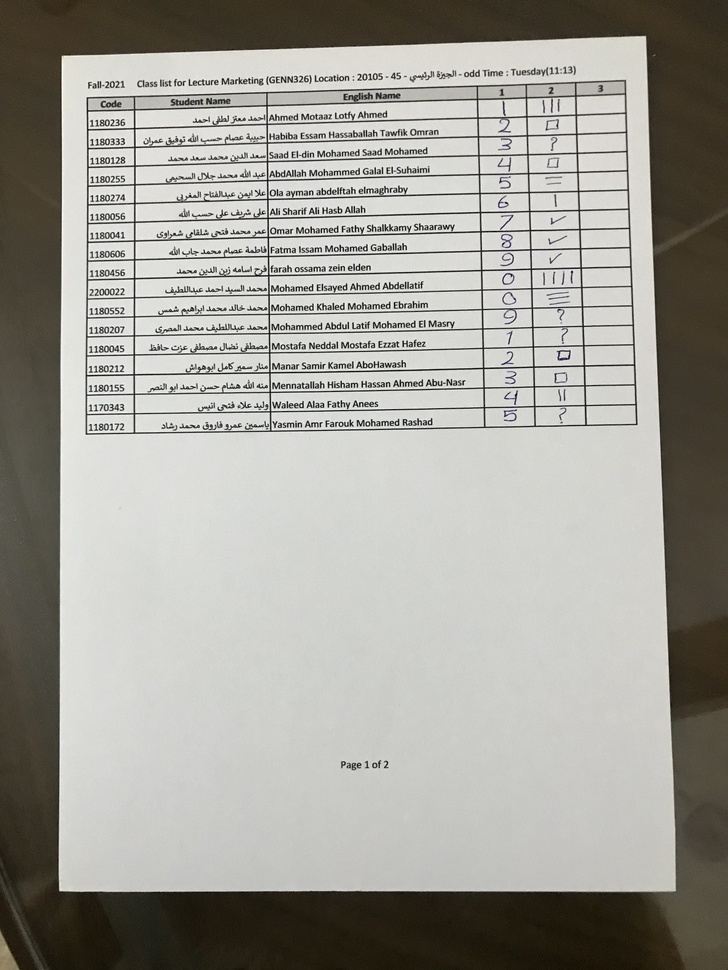
#> input picture DetectTable/1.jpg, 728 x 970 px, shrunk from 3024 x 4030 before the run
$ jupyter execute detectTable.ipynb
#> lines starting #> are read from the running program, lines starting #| are printed output that depends on the picture; after the words box and inside, x2 and y2 are one past the last pixel; in counts of white or black regions, pixels touching at a corner belong together
# Detect Table

[cell 1]
import numpy as np
import skimage.io as io
from skimage.color import rgb2gray
import cv2 as cv

[cell 2]
im = io.imread('1.jpg')
#> im is the input picture: shape (970, 728, 3); mean R, G, B 161.2, 159.6, 152.7
if(im.shape[2] == 4):
    im = im[:,:,0:3]

im = rgb2gray(im)
#> im: shape (970, 728) float64

if(im.max() <= 1):
    im = im*255
im = im.astype(np.uint8)
io.imshow(im)

[cell 3]
def compute_otsu_criteria(im, th):
    # create the thresholded image
#> called with th = 0
    thresholded_im = np.zeros(im.shape)
    thresholded_im[im >= th] = 1

    # compute weights
    nb_pixels = im.size
    nb_pixels1 = np.count_nonzero(thresholded_im)
    weight1 = nb_pixels1 / nb_pixels
    weight0 = 1 - weight1

    # if one the classes is empty, eg all pixels are below or above the threshold, that threshold will not be considered
    # in the search for the best threshold
    if weight1 == 0 or weight0 == 0:
        return np.inf

    # find all pixels belonging to each class
    val_pixels1 = im[thresholded_im == 1]
    val_pixels0 = im[thresholded_im == 0]

    # compute variance of these classes
    var0 = np.var(val_pixels0) if len(val_pixels0) > 0 else 0
    var1 = np.var(val_pixels1) if len(val_pixels1) > 0 else 0

    return weight0 * var0 + weight1 * var1

# im = # load your image as a numpy array.
# For testing purposes, one can use for example im = np.random.randint(0,255, size = (50,50))

# testing all thresholds from 0 to the maximum of the image
threshold_range = range(np.max(im)+1)
criterias = [compute_otsu_criteria(im, th) for th in threshold_range]
#> call 3 of compute_otsu_criteria, with th = 2
#> in compute_otsu_criteria (call 3), `thresholded_im[im >= th] = 1`:
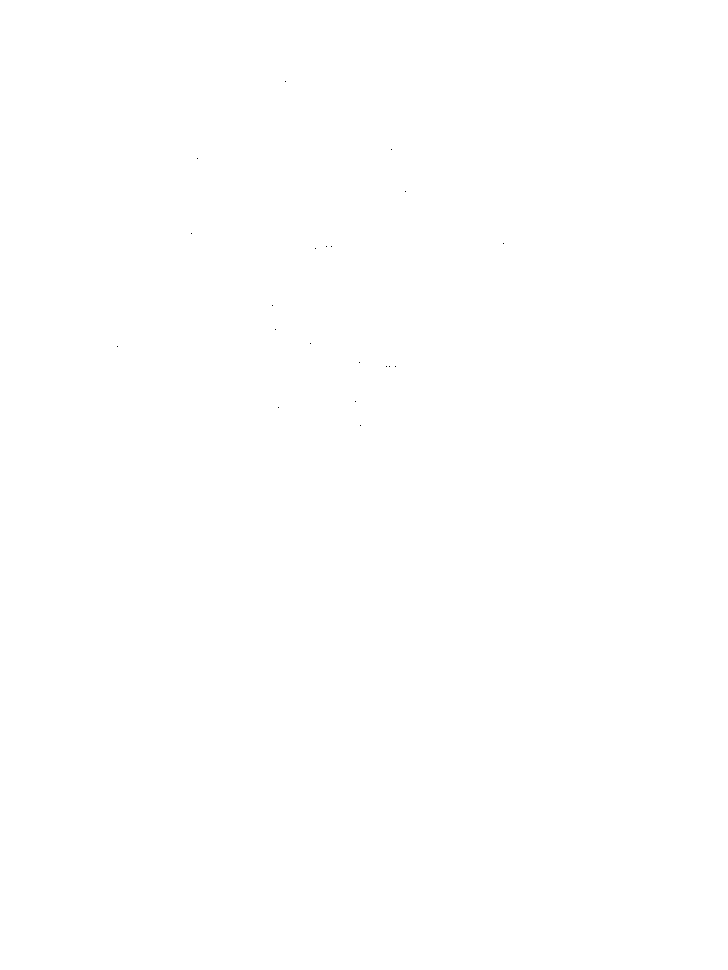
#> thresholded_im: shape (970, 728) float64; values 0 (black) and 1 (white), 100% white; black in thin lines or dots, all inside (x1, y1, x2, y2) = (117, 81, 504, 426)
#> in compute_otsu_criteria (call 3), `nb_pixels1 = np.count_nonzero(thresholded_im)`: nb_pixels1 = 706140
#> in compute_otsu_criteria (call 3), `weight0 = 1 - weight1`: weight0 = 2.83e-05
#> in compute_otsu_criteria (call 3), `val_pixels0 = im[thresholded_im == 0]`: val_pixels0 = 20 values, max 1 at index 4, min 0 at index 0, mean 0.15
#> in compute_otsu_criteria (call 3), `var0 = np.var(val_pixels0) if len(val_pixels0) > 0 else 0`: var0 = 0.128
#> in compute_otsu_criteria (call 3), `var1 = np.var(val_pixels1) if len(val_pixels1) > 0 else 0`: var1 = 5531.5
#> in compute_otsu_criteria (call 38), `thresholded_im[im >= th] = 1`:
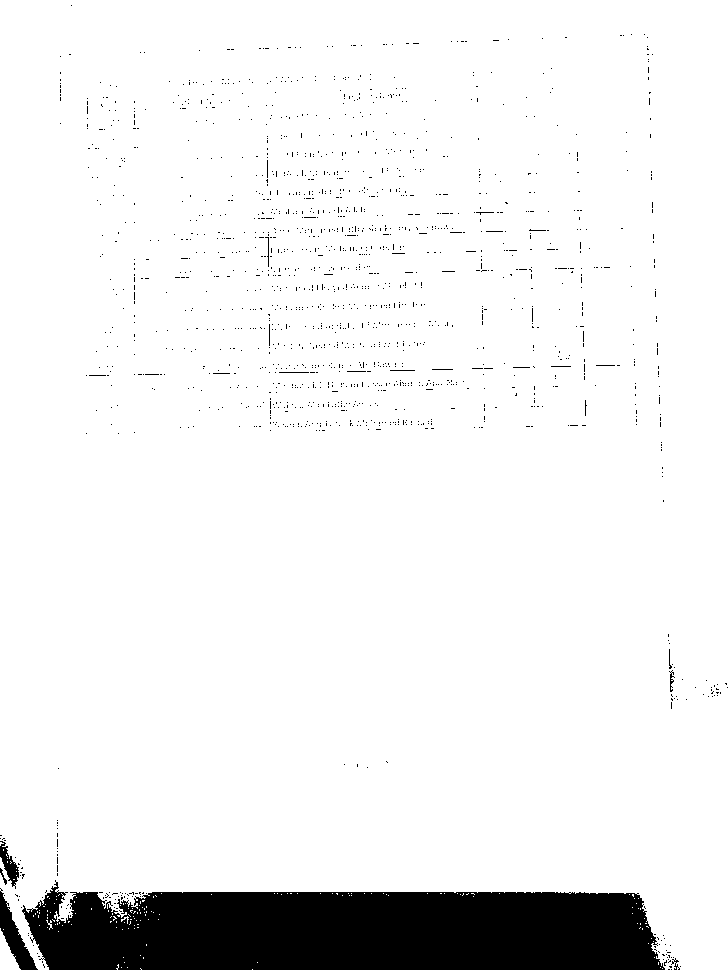
#> thresholded_im: shape (970, 728) float64; values 0 (black) and 1 (white), 92.7% white; 1617 black regions (1603 under 20 px), largest, box (x1, y1, x2, y2) and area: (22, 880, 665, 970) 46620, (0, 888, 38, 970) 1056, (0, 841, 19, 889) 375
#> in compute_otsu_criteria (call 38), `nb_pixels1 = np.count_nonzero(thresholded_im)`: nb_pixels1 = 654735
#> in compute_otsu_criteria (call 38), `weight1 = nb_pixels1 / nb_pixels`: weight1 = 0.927
#> in compute_otsu_criteria (call 38), `weight0 = 1 - weight1`: weight0 = 0.0728
#> in compute_otsu_criteria (call 38), `var0 = np.var(val_pixels0) if len(val_pixels0) > 0 else 0`: var0 = 15.07
#> in compute_otsu_criteria (call 38), `var1 = np.var(val_pixels1) if len(val_pixels1) > 0 else 0`: var1 = 4504.5
#> in compute_otsu_criteria (call 39), `thresholded_im[im >= th] = 1`:
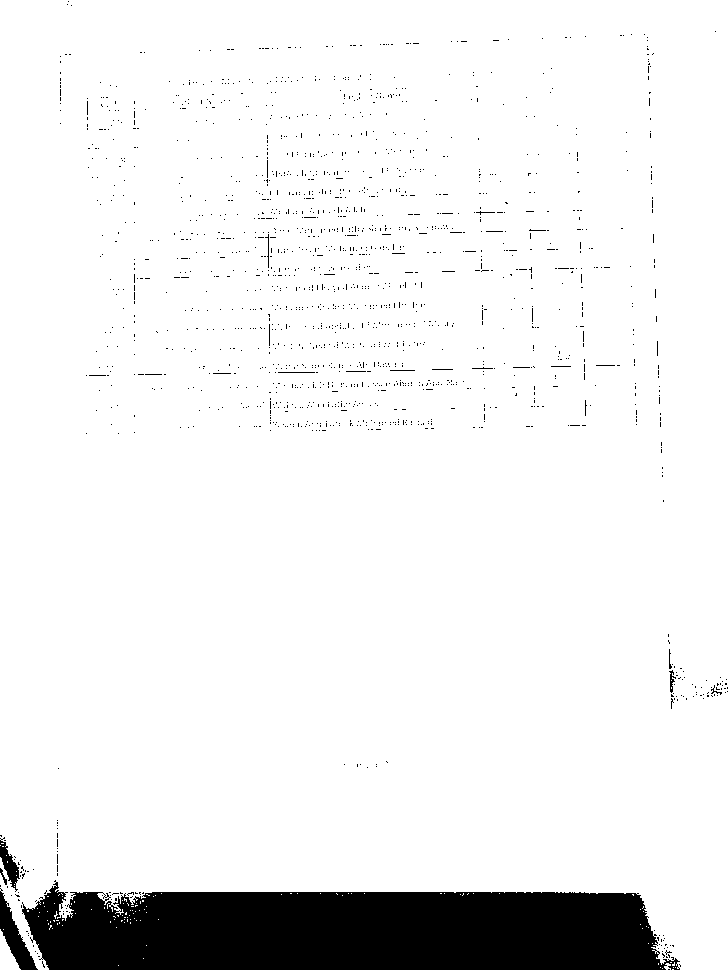
#> thresholded_im: shape (970, 728) float64; values 0 (black) and 1 (white), 92.6% white; 1696 black regions (1680 under 20 px), largest, box (x1, y1, x2, y2) and area: (22, 880, 680, 970) 47240, (0, 888, 38, 970) 1079, (0, 837, 20, 892) 432
#> in compute_otsu_criteria (call 39), `nb_pixels1 = np.count_nonzero(thresholded_im)`: nb_pixels1 = 653640
#> in compute_otsu_criteria (call 39), `weight1 = nb_pixels1 / nb_pixels`: weight1 = 0.926
#> in compute_otsu_criteria (call 39), `weight0 = 1 - weight1`: weight0 = 0.0744
#> in compute_otsu_criteria (call 39), `var0 = np.var(val_pixels0) if len(val_pixels0) > 0 else 0`: var0 = 16.57
#> in compute_otsu_criteria (call 39), `var1 = np.var(val_pixels1) if len(val_pixels1) > 0 else 0`: var1 = 4482.8
#> in compute_otsu_criteria (call 40), `thresholded_im[im >= th] = 1`:
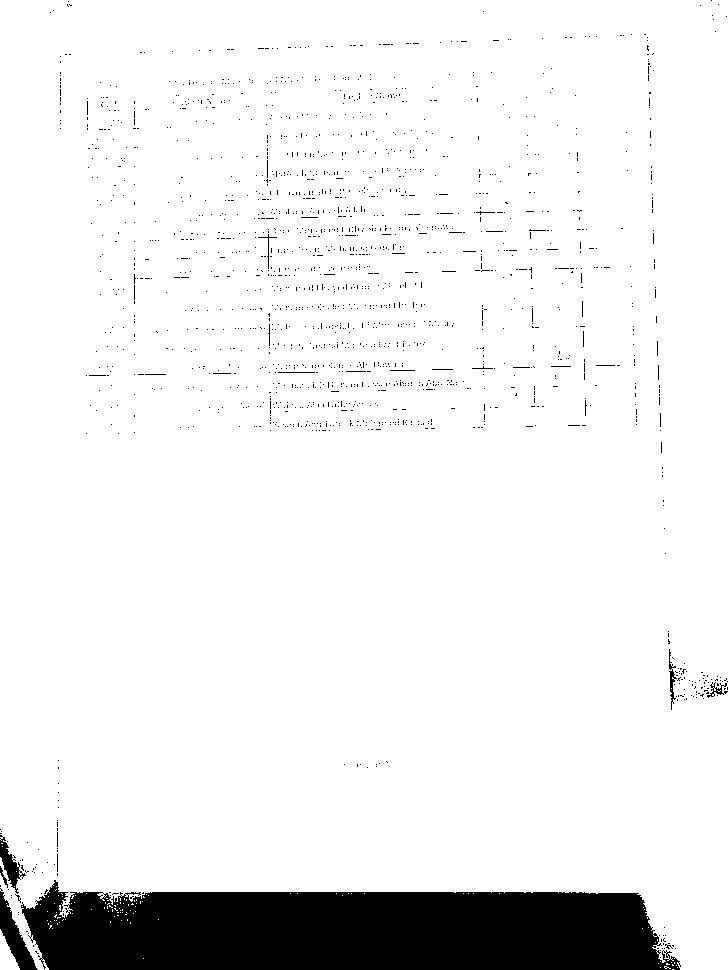
#> thresholded_im: shape (970, 728) float64; values 0 (black) and 1 (white), 92.4% white; 1779 black regions (1763 under 20 px), largest, box (x1, y1, x2, y2) and area: (21, 880, 681, 970) 47761, (0, 888, 38, 970) 1102, (0, 835, 26, 894) 509
#> in compute_otsu_criteria (call 40), `nb_pixels1 = np.count_nonzero(thresholded_im)`: nb_pixels1 = 652529
#> in compute_otsu_criteria (call 40), `weight1 = nb_pixels1 / nb_pixels`: weight1 = 0.924
#> in compute_otsu_criteria (call 40), `weight0 = 1 - weight1`: weight0 = 0.0759
#> in compute_otsu_criteria (call 40), `var0 = np.var(val_pixels0) if len(val_pixels0) > 0 else 0`: var0 = 18.35
#> in compute_otsu_criteria (call 40), `var1 = np.var(val_pixels1) if len(val_pixels1) > 0 else 0`: var1 = 4460.9
#> criterias = 256 items, first 6: inf, 5531.5, 5531.4, 5531.1, 5530.9, 5530.8

# best threshold is the one minimizing the Otsu criteria
best_threshold = threshold_range[np.argmin(criterias)]
#> best_threshold = 133

[cell 4]
im[im >= best_threshold] = 255
im[im < best_threshold] = 0
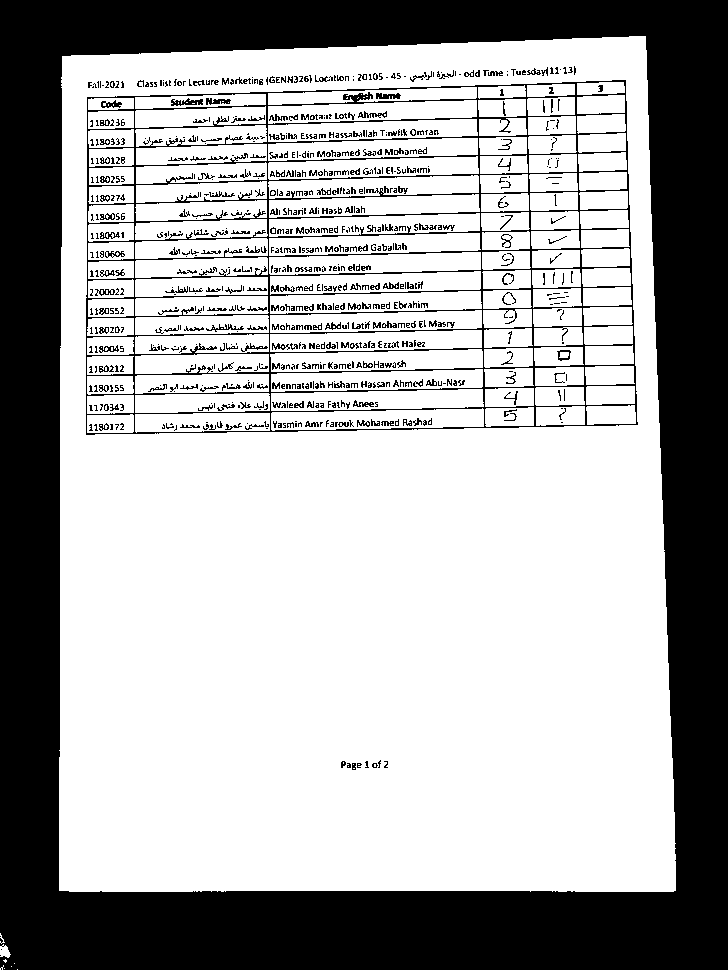
#> im: shape (970, 728); 67.1% white; 798 black regions (529 under 20 px)
io.imshow(im)

[cell 5]
contours, _ = cv.findContours(im.copy(), cv.RETR_TREE, cv.CHAIN_APPROX_SIMPLE)
#> contours = 1480 contours, 827 with area under 20; largest, box (x1, y1, x2, y2) and area: (59, 36, 676, 892) 506362, (85, 79, 639, 436) 186799, (270, 349, 483, 372) 3732, (271, 408, 484, 431) 3622, (271, 369, 483, 392) 3622
cv.drawContours(im, contours, -1, (0,255,0), 3)
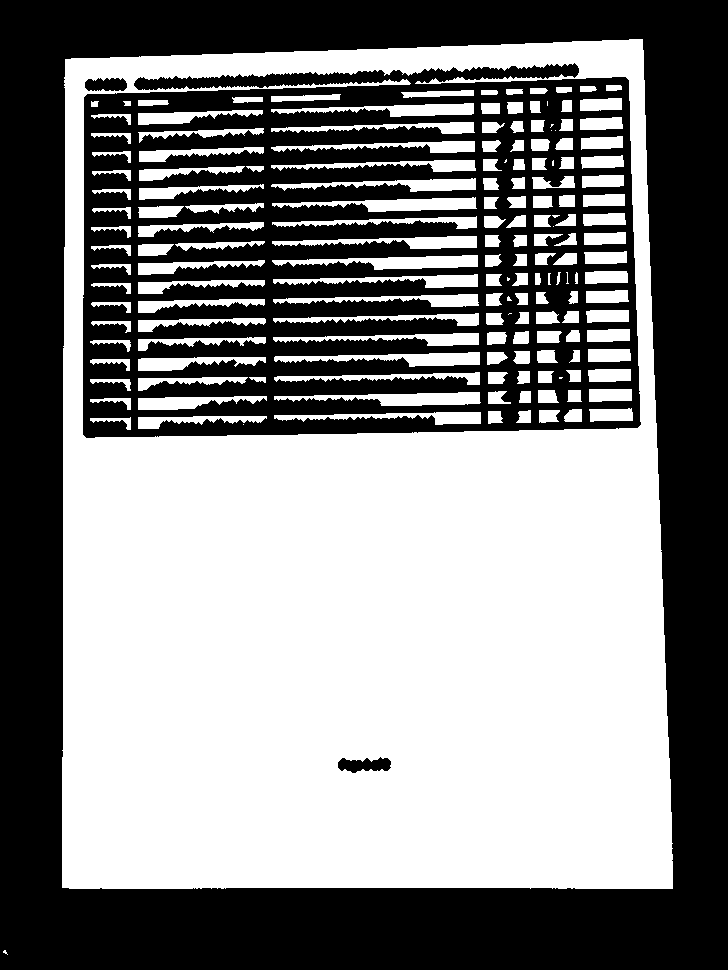
#> im: shape (970, 728); 51.5% white; 4 black regions, box (x1, y1, x2, y2) and area: (0, 0, 728, 970) 206979, (83, 63, 641, 438) 134708, (338, 757, 391, 773) 572, (85, 78, 127, 91) 461
io.imshow(im)

$ run again, with DetectTable/Nv4M5.jpg copied over DetectTable/1.jpg
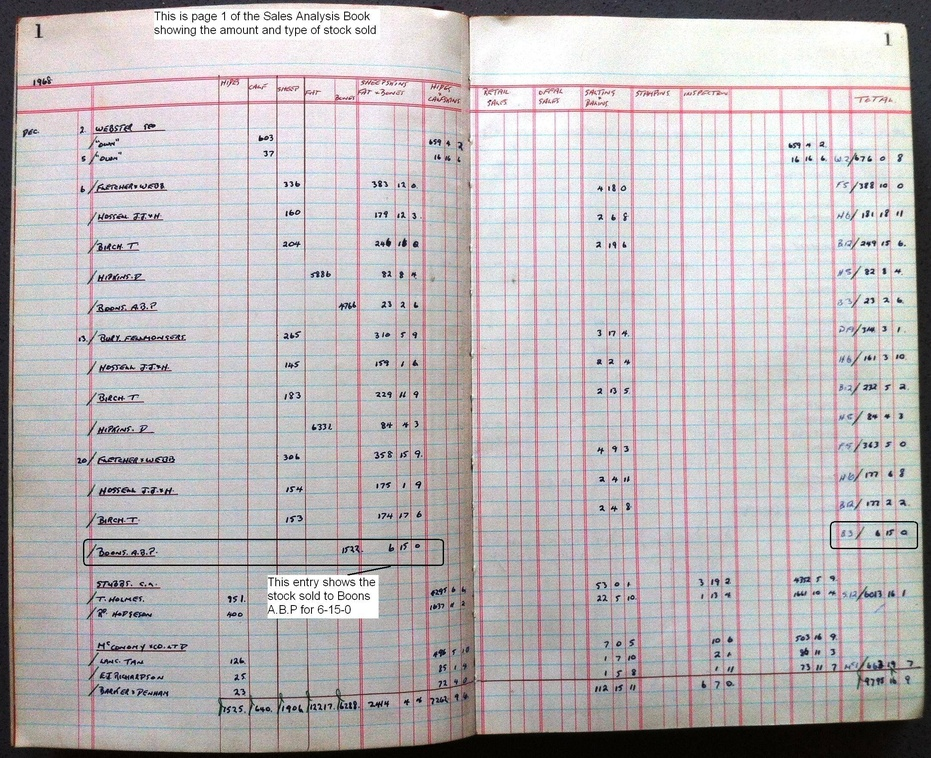
#> input picture DetectTable/Nv4M5.jpg, 931 x 758 px, shrunk from 2164 x 1760 before the run
#> im is the input picture: shape (758, 931, 3); mean R, G, B 187.2, 182.4, 184.8
#> in compute_otsu_criteria (call 5), `thresholded_im[im >= th] = 1`:
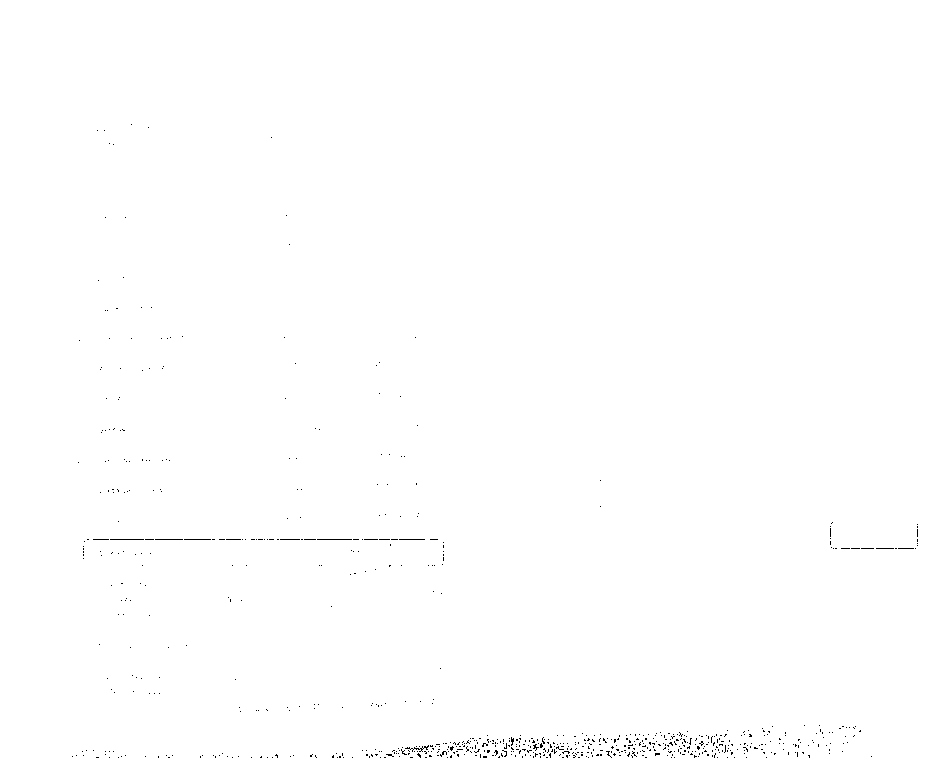
#> thresholded_im: shape (758, 931) float64; values 0 (black) and 1 (white), 99.7% white; black in thin lines or dots, all inside (x1, y1, x2, y2) = (72, 124, 918, 758)
#> nb_pixels1 = 703719
#> weight1 = 0.997
#> weight0 = 0.0028
#> val_pixels0 = 1979 values, max 3 at index 8, min 0 at index 4, mean 2.19
#> var0 = 1.09
#> var1 = 2923.8
#> criterias = 256 items, first 6: inf, 2996.8, 2985.6, 2964.8, 2915.6, 2795.9
#> best_threshold = 127
#> contours = 3138 contours, 2643 with area under 20; largest, box (x1, y1, x2, y2) and area: (9, 3, 924, 752) 613400, (590, 668, 924, 731) 15446, (82, 336, 445, 590) 11491, (84, 540, 247, 565) 3672, (278, 540, 442, 564) 3496
#> `cv.drawContours(im, contours, -1, (0,255,0), 3)`:
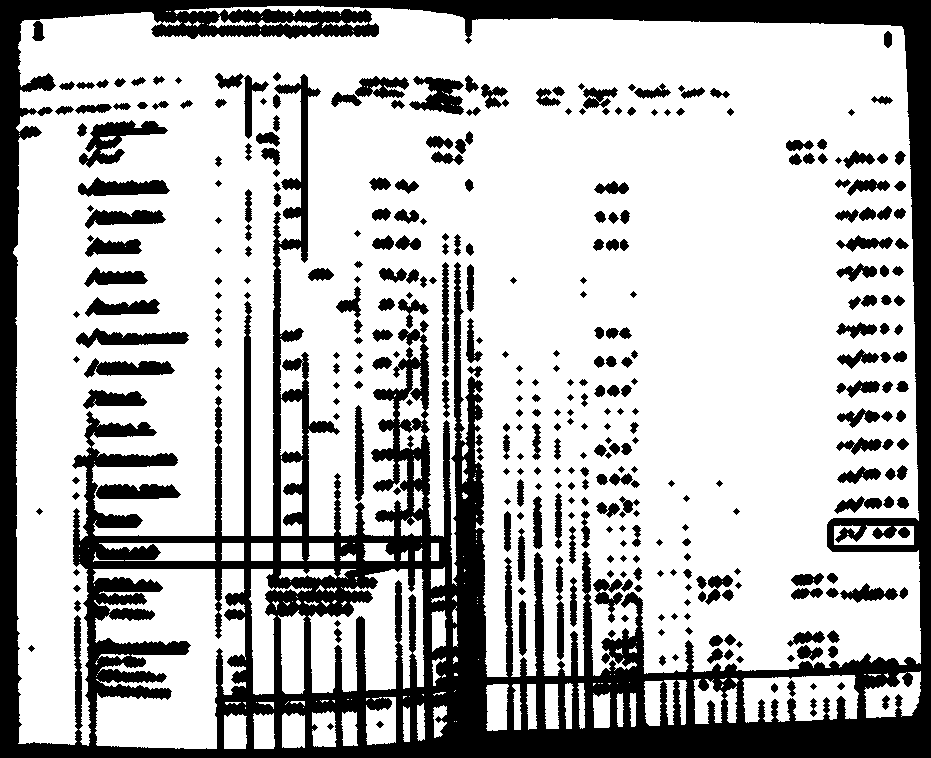
#> im: shape (758, 931); 72% white; 355 black regions, largest, box (x1, y1, x2, y2) and area: (0, 0, 931, 758) 150213, (79, 120, 168, 168) 1629, (76, 328, 189, 348) 1234
